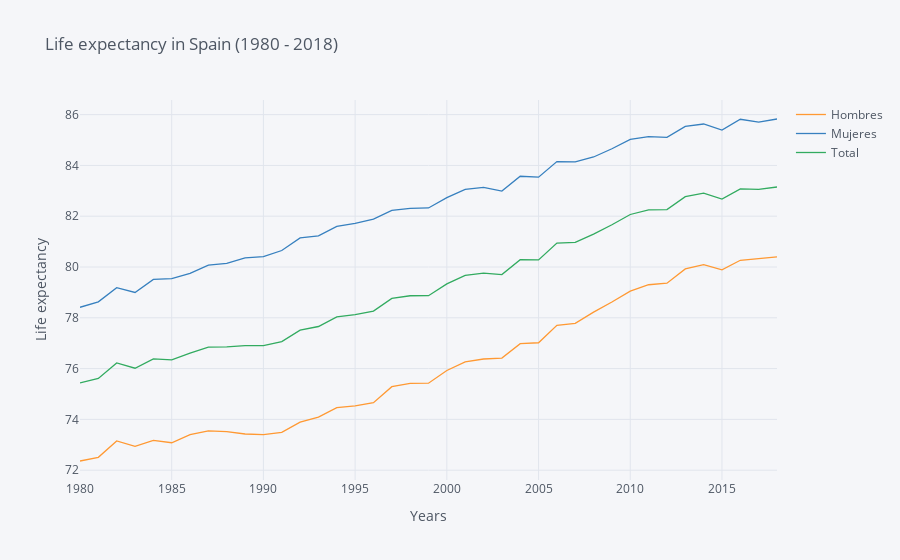

The code cell stored with this chart in its notebook:
### Code cell
esp_vida_result.iplot(kind='line',
                   x='Periodo',
                   y=['Hombres', 'Mujeres', 'Total'],
                   title='Life expectancy in Spain (1980 - 2018)',
                   yTitle='Life expectancy',
                   xTitle='Years')

### Figure 1 — Plotly figure (JSON) as saved in the notebook; plotly's stock layout.template omitted (floating-point values rounded to 4 significant figures)
{"data": [{"line": {"color": "rgba(255, 153, 51, 1.0)", "dash": "solid", "shape": "linear", "width": 1.3}, "mode": "lines", "name": "Hombres", "text": "", "type": "scatter", "x": [2018, 2017, 2016, 2015, 2014, 2013, 2012, 2011, 2010, 2009, 2008, 2007, 2006, 2005, 2004, 2003, 2002, 2001, 2000, 1999, 1998, 1997, 1996, 1995, 1994, 1993, 1992, 1991, 1990, 1989, 1988, 1987, 1986, 1985, 1984, 1983, 1982, 1981, 1980], "y": [80.4, 80.32, 80.26, 79.89, 80.1, 79.92, 79.36, 79.3, 79.05, 78.62, 78.22, 77.78, 77.71, 77.02, 76.98, 76.41, 76.38, 76.27, 75.93, 75.43, 75.42, 75.29, 74.66, 74.53, 74.47, 74.09, 73.89, 73.49, 73.4, 73.42, 73.52, 73.55, 73.4, 73.08, 73.18, 72.94, 73.15, 72.51, 72.36]}, {"line": {"color": "rgba(55, 128, 191, 1.0)", "dash": "solid", "shape": "linear", "width": 1.3}, "mode": "lines", "name": "Mujeres", "text": "", "type": "scatter", "x": [2018, 2017, 2016, 2015, 2014, 2013, 2012, 2011, 2010, 2009, 2008, 2007, 2006, 2005, 2004, 2003, 2002, 2001, 2000, 1999, 1998, 1997, 1996, 1995, 1994, 1993, 1992, 1991, 1990, 1989, 1988, 1987, 1986, 1985, 1984, 1983, 1982, 1981, 1980], "y": [85.83, 85.71, 85.82, 85.39, 85.63, 85.53, 85.1, 85.13, 85.03, 84.65, 84.33, 84.14, 84.15, 83.54, 83.57, 82.99, 83.14, 83.05, 82.73, 82.32, 82.31, 82.23, 81.88, 81.72, 81.6, 81.23, 81.14, 80.65, 80.41, 80.36, 80.15, 80.07, 79.75, 79.54, 79.51, 79.0, 79.19, 78.63, 78.41]}, {"line": {"color": "rgba(50, 171, 96, 1.0)", "dash": "solid", "shape": "linear", "width": 1.3}, "mode": "lines", "name": "Total", "text": "", "type": "scatter", "x": [2018, 2017, 2016, 2015, 2014, 2013, 2012, 2011, 2010, 2009, 2008, 2007, 2006, 2005, 2004, 2003, 2002, 2001, 2000, 1999, 1998, 1997, 1996, 1995, 1994, 1993, 1992, 1991, 1990, 1989, 1988, 1987, 1986, 1985, 1984, 1983, 1982, 1981, 1980], "y": [83.15, 83.05, 83.08, 82.67, 82.91, 82.77, 82.26, 82.25, 82.07, 81.66, 81.3, 80.97, 80.94, 80.28, 80.29, 79.7, 79.76, 79.67, 79.34, 78.87, 78.87, 78.76, 78.26, 78.12, 78.03, 77.66, 77.51, 77.07, 76.91, 76.9, 76.86, 76.84, 76.61, 76.34, 76.39, 76.02, 76.22, 75.61, 75.44]}], "layout": {"legend": {"bgcolor": "#F5F6F9", "font": {"color": "#4D5663"}}, "paper_bgcolor": "#F5F6F9", "plot_bgcolor": "#F5F6F9", "title": {"font": {"color": "#4D5663"}, "text": "Life expectancy in Spain (1980 - 2018)"}, "xaxis": {"gridcolor": "#E1E5ED", "showgrid": true, "tickfont": {"color": "#4D5663"}, "title": {"font": {"color": "#4D5663"}, "text": "Years"}, "zerolinecolor": "#E1E5ED"}, "yaxis": {"gridcolor": "#E1E5ED", "showgrid": true, "tickfont": {"color": "#4D5663"}, "title": {"font": {"color": "#4D5663"}, "text": "Life expectancy"}, "zerolinecolor": "#E1E5ED"}}}
